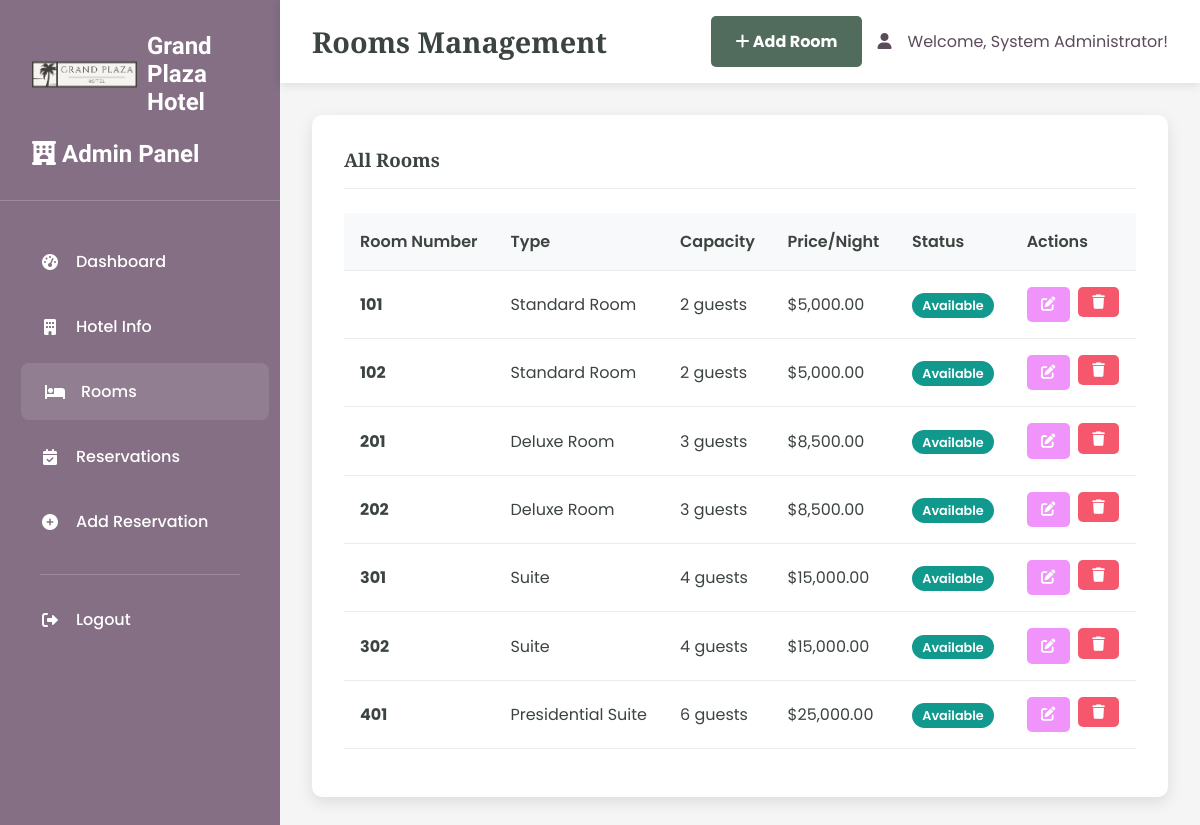
/admin/rooms.php (signed in), run on the app's committed database.
### tables this page shows
CREATE TABLE hotel (
    id INT AUTO_INCREMENT PRIMARY KEY,
    name VARCHAR(255) NOT NULL,
    address TEXT NOT NULL,
    phone VARCHAR(20),
    email VARCHAR(255),
    description TEXT,
    rating DECIMAL(2,1) DEFAULT 0.0,
    image_url VARCHAR(500),
    created_at TIMESTAMP DEFAULT CURRENT_TIMESTAMP,
    updated_at TIMESTAMP DEFAULT CURRENT_TIMESTAMP ON UPDATE CURRENT_TIMESTAMP
);

CREATE TABLE rooms (
    id INT AUTO_INCREMENT PRIMARY KEY,
    name VARCHAR(100) NOT NULL,
    room_number VARCHAR(50) NOT NULL UNIQUE,
    room_type VARCHAR(100) NOT NULL,
    capacity INT NOT NULL,
    size INT,
    price_per_night DECIMAL(10,2) NOT NULL,
    description TEXT,
    has_wifi BOOLEAN DEFAULT TRUE,
    has_tv BOOLEAN DEFAULT TRUE,
    has_ac BOOLEAN DEFAULT TRUE,
    is_available BOOLEAN DEFAULT TRUE,
    image_url VARCHAR(500),
    created_at TIMESTAMP DEFAULT CURRENT_TIMESTAMP,
    updated_at TIMESTAMP DEFAULT CURRENT_TIMESTAMP ON UPDATE CURRENT_TIMESTAMP
);

### admin/rooms.php (the view, shortened to what this page needs)
<?php
$pdo = getDBConnection();
$stmt = $pdo->query("SELECT * FROM rooms ORDER BY room_number");
$rooms = $stmt->fetchAll();
$stmt = $pdo->query("SELECT * FROM hotel LIMIT 1");
$hotel = $stmt->fetch();
?>
<!DOCTYPE html>
<html lang="en">
<head>
    <link href="https://cdnjs.cloudflare.com/ajax/libs/font-awesome/6.0.0/css/all.min.css" rel="stylesheet">
    <link rel="stylesheet" href="admin-styles.css">
</head>
<body>
    <div class="admin-container">
        <div class="sidebar">
            <div class="sidebar-header">
                <a href="../index.php" class="logo">
                    <img src="../assets/images/logo.png" alt="Hotel Logo">
                    <span class="logo-text"><?php echo htmlspecialchars($hotel['name']); ?></span>
                </a>
                <h3><i class="fas fa-hotel"></i> Admin Panel</h3>
            </div>
            <nav class="sidebar-nav">
                <div class="nav-item">
                    <a href="dashboard.php" class="nav-link">
                        <i class="fas fa-tachometer-alt"></i>
                        Dashboard
                    </a>
                </div>
                <div class="nav-item">
                    <a href="hotel.php" class="nav-link">
                        <i class="fas fa-building"></i>
                        Hotel Info
                    </a>
                </div>
                <div class="nav-item">
                    <a href="rooms.php" class="nav-link active">
                        <i class="fas fa-bed"></i>
                        Rooms
                    </a>
                </div>
                <div class="nav-item">
                    <a href="reservations.php" class="nav-link">
                        <i class="fas fa-calendar-check"></i>
                        Reservations
                    </a>
                </div>
                <div class="nav-item">
                    <a href="add_reservation.php" class="nav-link">
                        <i class="fas fa-plus-circle"></i>
                        Add Reservation
                    </a>
                </div>
                <div class="nav-divider"></div>
                <div class="nav-item">
                    <a href="?logout=1" class="nav-link">
                        <i class="fas fa-sign-out-alt"></i>
                        Logout
                    </a>
                </div>
            </nav>
        </div>
        <div class="main-content">
            <div class="top-nav">
                <h1 class="page-title">Rooms Management</h1>
                <div class="user-info">
                    <a href="?action=add" class="btn btn-primary">
                        <i class="fas fa-plus"></i>
                        Add Room
                    </a>
                    <i class="fas fa-user"></i>
                    <span>Welcome, <?php echo htmlspecialchars($_SESSION['admin_name']); ?>!</span>
                </div>
            </div>
            <div class="card">
                <div class="card-header">
                    <h3 class="card-title">All Rooms</h3>
                </div>
                <div class="table-responsive">
                    <table class="table">
                        <thead>
                            <tr>
                                <th>Room Number</th>
                                <th>Type</th>
                                <th>Capacity</th>
                                <th>Price/Night</th>
                                <th>Status</th>
                                <th>Actions</th>
                            </tr>
                        </thead>
                        <tbody>
                            <?php foreach ($rooms as $room): ?>
                            <tr>
                                <td>
                                    <strong><?php echo htmlspecialchars($room['room_number']); ?></strong>
                                </td>
                                <td><?php echo htmlspecialchars($room['room_type']); ?></td>
                                <td><?php echo htmlspecialchars($room['capacity']); ?> guests</td>
                                <td>$<?php echo number_format($room['price_per_night'], 2); ?></td>
                                <td>
                                    <span class="badge badge-<?php echo $room['is_available'] ? 'success' : 'danger'; ?>">
                                        <?php echo $room['is_available'] ? 'Available' : 'Occupied'; ?>
                                    </span>
                                </td>
                                <td>
                                    <div class="table-actions">
                                        <a href="?action=edit&id=<?php echo $room['id']; ?>" class="btn btn-warning btn-sm">
                                            <i class="fas fa-edit"></i>
                                        </a>
                                        <form method="POST" style="display: inline;" onsubmit="return confirm('Are you sure you want to delete this room?');">
                                            <button type="submit" class="btn btn-danger btn-sm">
                                                <i class="fas fa-trash"></i>
                                            </button>
                                        </form>
                                    </div>
                                </td>
                            </tr>
                            <?php endforeach; ?>
                        </tbody>
                    </table>
                </div>
            </div>
        </div>
    </div>
</body>
</html>

### admin/admin-styles.css (style rules this page uses)
body { margin: 0; font-family: 'Poppins', serif; color: #3c443f; background-color: #ffffff; }
h1, h2, h3, h4, h5, h6 { font-family: 'Libre Baskerville', sans-serif; }
a { text-decoration: none; color: inherit; }
.admin-container { display: flex; min-height: 100vh; }
.sidebar { background-color: #846f84; width: 280px; color: #ffffff; padding: 2em 0; box-shadow: 2px 0 10px rgba(0,0,0,0.1); }
.sidebar-header { padding: 0 2em 2em 2em; border-bottom: 1px solid rgba(255,255,255,0.2); margin-bottom: 2em; }
.sidebar-header h3 { font-family: 'League Spartan', sans-serif; font-size: 1.5em; margin: 0; color: #ffffff; }
.logo { display: flex; align-items: center; text-decoration: none; color: #ffffff; font-family: 'League Spartan', sans-serif; font-size: 1.5em; font-weight: bold; transition: opacity 0.3s ease; margin-bottom: 1em; }
.logo img { height: 35px; width: auto; margin-right: 10px; border-radius: 5px; }
.logo-text { color: #ffffff; text-decoration: none; }
.sidebar-nav { padding: 0 1em; }
.nav-item { margin-bottom: 0.5em; }
.nav-link { display: flex; align-items: center; padding: 1em 1.5em; color: #ffffff; border-radius: 8px; transition: all 0.3s ease; font-weight: 500; }
.nav-link:hover, .nav-link.active { background-color: rgba(255,255,255,0.1); color: #ffffff; transform: translateX(5px); }
.nav-link i { margin-right: 1em; width: 20px; text-align: center; }
.nav-divider { border-top: 1px solid rgba(255,255,255,0.2); margin: 1.5em 1.5em 1em 1.5em; }
.main-content { flex: 1; background-color: #f5f5f5; padding: 2em; }
.top-nav { background-color: #ffffff; padding: 1em 2em; margin: -2em -2em 2em -2em; box-shadow: 0 2px 10px rgba(0,0,0,0.1); display: flex; justify-content: space-between; align-items: center; }
.page-title { font-family: 'Libre Baskerville', sans-serif; font-size: 1.8em; color: #3c443f; margin: 0; }
.user-info { display: flex; align-items: center; gap: 1em; color: #5b4b5b; }
.card { background: #ffffff; border-radius: 10px; box-shadow: 0 5px 15px rgba(0,0,0,0.1); padding: 2em; margin-bottom: 2em; border: none; }
.card-header { background: none; border-bottom: 1px solid #e9ecef; padding-bottom: 1em; margin-bottom: 1.5em; }
.card-title { font-family: 'Libre Baskerville', sans-serif; color: #3c443f; margin: 0; }
.btn { padding: 0.8em 1.5em; border: none; border-radius: 5px; font-weight: bold; transition: all 0.3s ease; cursor: pointer; text-decoration: none; display: inline-block; text-align: center; }
.btn-primary { background-color: #516b5d; color: #ffffff; }
.btn-warning { background-color: #f093fb; color: #ffffff; }
.btn-danger { background-color: #f5576c; color: #ffffff; }
.btn-sm { padding: 0.5em 1em; font-size: 0.9em; }
.table { width: 100%; border-collapse: collapse; margin-bottom: 1em; }
.table th, .table td { padding: 1em; text-align: left; border-bottom: 1px solid #e9ecef; }
.table th { background-color: #f8f9fa; font-weight: 600; color: #3c443f; }
.table-actions { display: flex; gap: 0.5em; }
.badge { padding: 0.3em 0.8em; border-radius: 20px; font-size: 0.8em; font-weight: 600; }
.badge-success { background-color: #11998e; color: #ffffff; }

### data on the page
hotel: name "Grand Plaza Hotel"
rooms: room_number "101", room_type "Standard Room", capacity "2", price_per_night "5,000.00", is_available "Available"
rooms: room_number "102", room_type "Standard Room", capacity "2", price_per_night "5,000.00", is_available "Available"
rooms: room_number "201", room_type "Deluxe Room", capacity "3", price_per_night "8,500.00", is_available "Available"
rooms: room_number "202", room_type "Deluxe Room", capacity "3", price_per_night "8,500.00", is_available "Available"
rooms: room_number "301", room_type "Suite", capacity "4", price_per_night "15,000.00", is_available "Available"
rooms: room_number "302", room_type "Suite", capacity "4", price_per_night "15,000.00", is_available "Available"
rooms: room_number "401", room_type "Presidential Suite", capacity "6", price_per_night "25,000.00", is_available "Available"

### other printed values
$_SESSION['admin_name'] "System Administrator"
